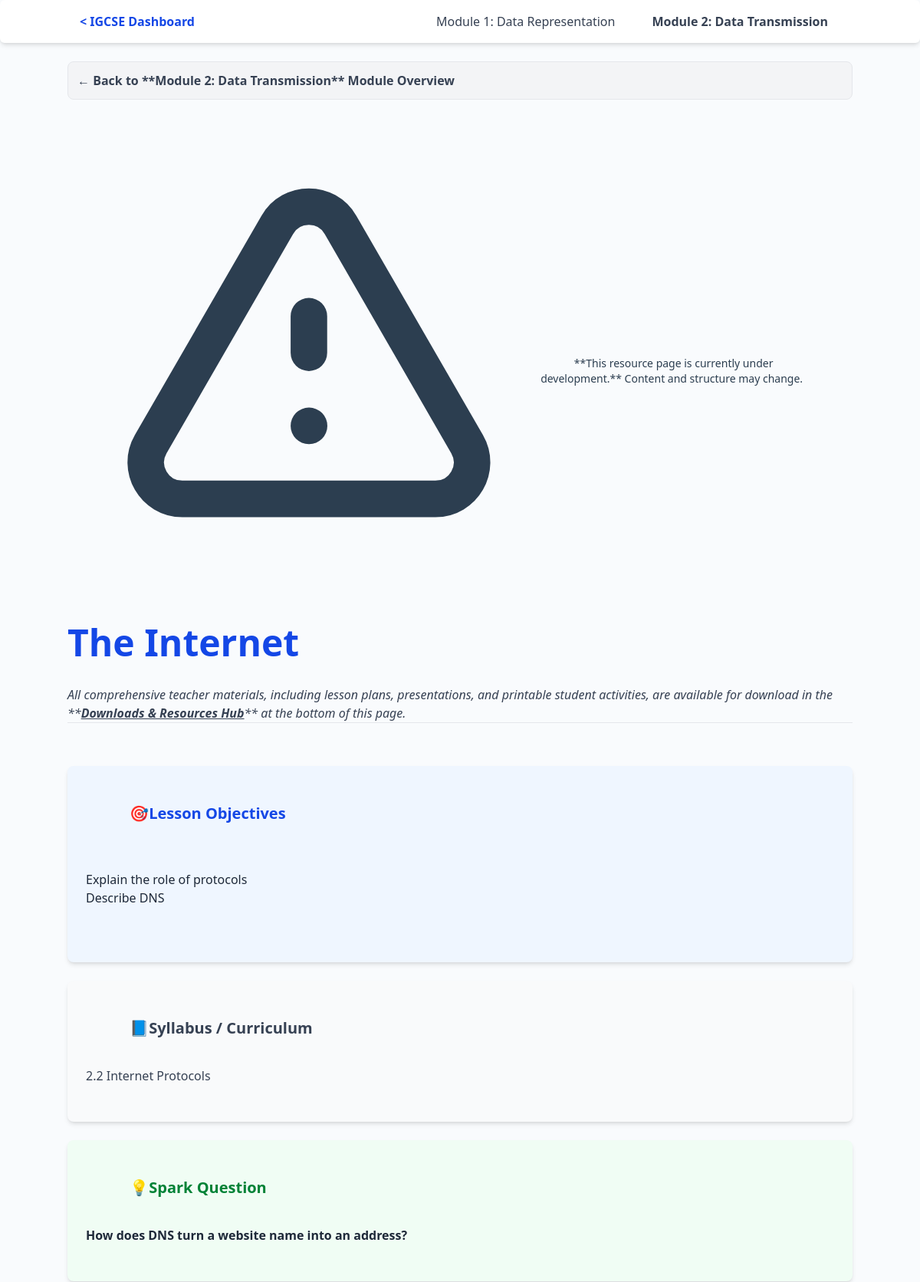
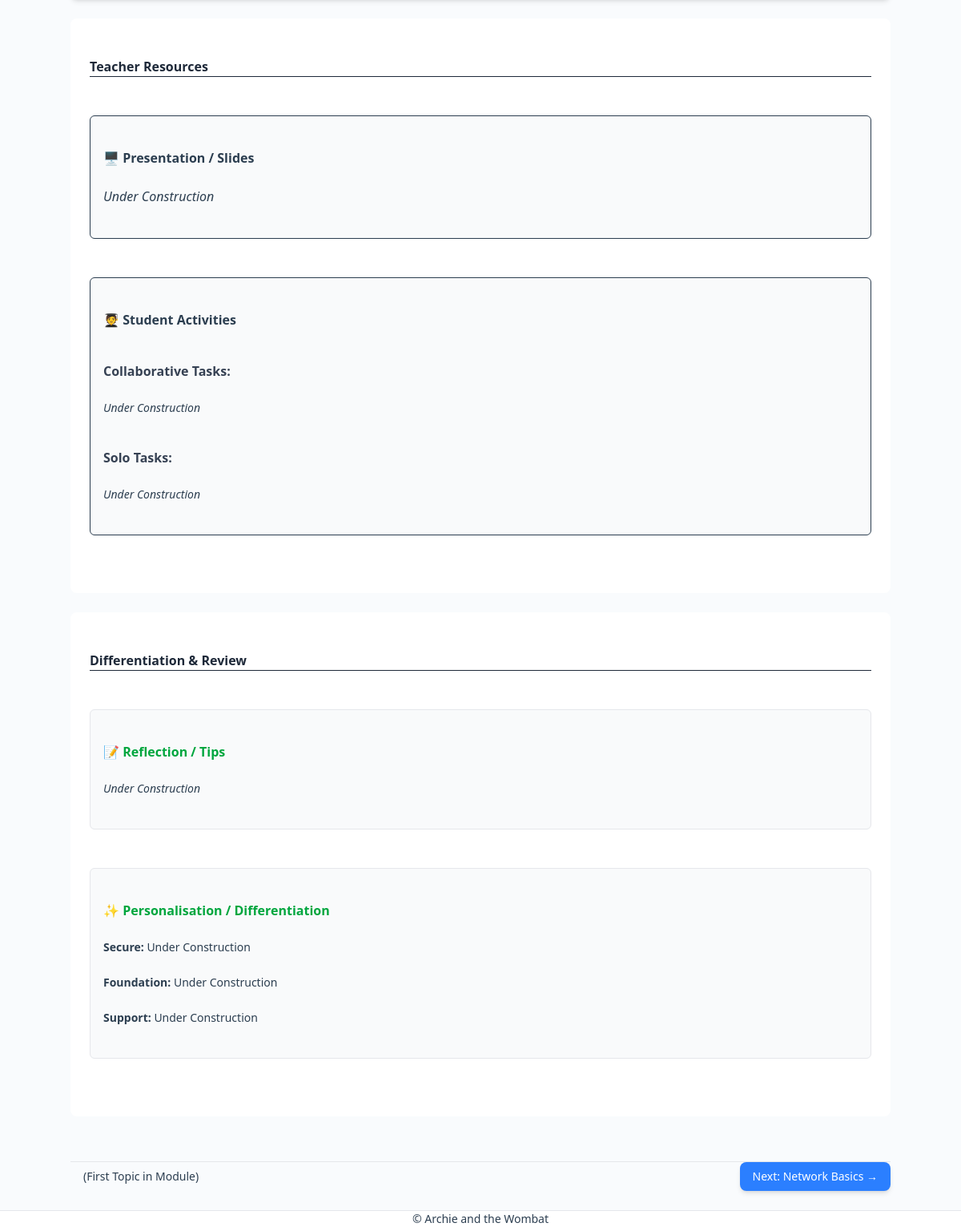
Screenshot of /igcse/module/module-2-data-transmission/the-internet/ with the database file from the repository (2 pictures, top to bottom).
### cam_igcse/models.py (models this page shows, shortened)
class Module(models.Model):
    name = models.CharField(max_length=255)
    slug = models.SlugField(unique=True, blank=True)
    description = models.TextField(blank=True)
    order = models.PositiveIntegerField(default=1)
    class Meta:
        ordering = ['order']

class Topic(models.Model):
    module = models.ForeignKey(Module, related_name='topics', on_delete=models.CASCADE)
    title = models.CharField(max_length=255)
    slug = models.SlugField(unique=True, blank=True)
    short_description = models.TextField(blank=True)
    order = models.PositiveIntegerField(default=1)
    is_free = models.BooleanField(default=False)
    learning_objectives = models.TextField(blank=True)
    syllabus_snapshot = models.TextField(blank=True)
    spark_question = models.TextField(blank=True)
    teacher_presentation = models.TextField(blank=True)
    personalisation_secure = models.TextField(blank=True)
    personalisation_foundation = models.TextField(blank=True)
    personalisation_support = models.TextField(blank=True)
    class Meta:
        ordering = ['order']

### cam_igcse/views.py (the view)
# urls.py: path('module/<slug:module_slug>/<slug:topic_slug>/', TopicDetailView.as_view(), name='topic_detail'),
class TopicDetailView(View):
    def get(self, request, module_slug, topic_slug, *args, **kwargs):
        exercise_prefetch = Prefetch(
            'exercises',
            queryset=Exercise.objects.all().order_by('order'),
            to_attr='exercise_list'
        )
        material_prefetch = Prefetch(
            'materials',
            queryset=Material.objects.all().order_by('order'),
            to_attr='download_list' # Renamed for template compatibility
        )
        topic = get_object_or_404(
            Topic.objects.select_related('module').prefetch_related(exercise_prefetch, material_prefetch),
            module__slug=module_slug,  # Ensures the topic belongs to the correct module
            slug=topic_slug
        )
        all_modules_data = get_all_modules_with_topics()
        all_topics = topic.module.topics.all()
        topic_list = list(all_topics)
        previous_topic = None
        next_topic = None
        try:
            current_index = topic_list.index(topic)
            if current_index > 0:
                previous_topic = topic_list[current_index - 1]
            if current_index < len(topic_list) - 1:
                next_topic = topic_list[current_index + 1]
        except ValueError:
            pass
        context = {
            'module': topic.module,      # Use the module related to the topic
            'topic': topic,
            'all_modules': all_modules_data, # for navbar
            'previous_topic': previous_topic, # NEW
            'next_topic': next_topic,         # NEW
        }
        return render(request, 'learning/topic_detail.html', context)

### cam_igcse/templatetags/exercise_filters.py (called while the page is built)
@register.filter
def filter_by_type(queryset, exercise_type):
    if queryset is not None:
        return queryset.filter(exercise_type=exercise_type)
    return queryset

### cam_igcse/views.py (called while the page is built)
def get_all_modules_with_topics():
    topics_prefetch = Prefetch(
        'topics',
        queryset=Topic.objects.all().order_by('order'),
        to_attr='topic_list' # Stores topics in 'topic_list' attribute
    )
    return Module.objects.all().prefetch_related(topics_prefetch).order_by('order')

### templates/learning/topic_detail.html (shortened to what this page needs)
{% extends "learning/topic_base.html" %}
{% load static %}
{% load exercise_filters %}
{% block content %}
<nav class="mb-8 p-3 bg-gray-100 rounded-lg border border-gray-200">
    <a href="{% url 'cam_igcse:module_detail' module.slug %}"
       class="text-base text-gray-700 hover:text-blue-700 font-semibold transition duration-150 flex items-center">
        &larr; Back to **{{ module.name }}** Module Overview
    </a>
</nav>
<div class="mb-8 p-3 bg-yellow-100 border-l-4 border-yellow-500 rounded-md">
    <div class="flex items-center">
        <p class="text-sm font-medium text-yellow-800">
            **This resource page is currently under development.** Content and structure may change.
        </p>
    </div>
</div>
<h1 class="text-5xl lg:text-6xl font-extrabold text-blue-700 mb-8">
    {{ topic.title }}
</h1>
<p class="text-lg text-gray-700 italic border-b border-gray-200 pb-4 mb-8">
    All comprehensive teacher materials, including lesson plans, presentations, and printable student activities, are available for download in the **<a href="#download-hub" class="text-blue-600 hover:text-blue-800 font-bold underline">Downloads & Resources Hub</a>** at the bottom of this page.
</p>
<div class="space-y-8">
    {% block lesson_objectives %}
    <section class="bg-blue-50 p-6 rounded-lg shadow-md border-l-4 border-blue-500">
        <h2 class="text-xl font-bold text-blue-700 mb-3 flex items-center">
            <span class="mr-2">🎯</span> Lesson Objectives
        </h2>
        {% if topic.learning_objectives %}
            <div class="text-gray-800 text-base space-y-2 list-disc ml-6">
                {{ topic.learning_objectives|safe }}
            </div>
        {% else %}
            <p class="italic text-gray-500">Under Construction</p>
        {% endif %}
    </section>
    {% endblock %}
        {% block syllabus %}
    <section class="bg-gray-50 p-6 rounded-lg shadow-md border-l-4 border-gray-300">
        <h2 class="text-xl font-bold text-gray-700 mb-3 flex items-center">
            <span class="mr-2">📘</span> Syllabus / Curriculum
        </h2>
        {% if topic.syllabus_snapshot %}
            <p class="text-gray-700">{{ topic.syllabus_snapshot|safe }}</p>
        {% else %}
            <p class="italic text-gray-500">Under Construction</p>
        {% endif %}
    </section>
    {% endblock %}
        {% block spark_question %}
    <section class="bg-green-50 p-6 rounded-lg shadow-md border-l-4 border-green-500">
        <h2 class="text-xl font-bold text-green-700 mb-3 flex items-center">
            <span class="mr-2">💡</span> Spark Question
        </h2>
        {% if topic.spark_question %}
            <p class="text-lg font-semibold text-gray-800">{{ topic.spark_question }}</p>
        {% else %}
            <p class="italic text-gray-500">Under Construction</p>
        {% endif %}
    </section>
    {% endblock %}
        {% block teacher_presentation %}
    <section class="bg-white p-6 rounded-lg shadow-lg">
        <h2 class="text-2xl font-bold text-gray-800 mb-4 border-b pb-2">Teacher Resources</h2>
        <div class="space-y-6">
            <div class="p-4 bg-gray-50 rounded-md border">
                <h3 class="text-lg font-semibold mb-2 text-blue-600">🖥️ Presentation / Slides</h3>
                {% if topic.teacher_presentation %}
                    {{ topic.teacher_presentation|safe }}
                {% else %}
                    <p class="italic text-gray-500">Under Construction</p>
                {% endif %}
            </div>
    {% endblock %}
    {% block student_activities %}
            <div class="p-4 bg-gray-50 rounded-md border">
                <h3 class="text-lg font-semibold mb-2 text-blue-600">🧑‍🎓 Student Activities</h3>
                {% with collaborative_tasks=topic.exercises|filter_by_type:'collaborative' %}
                <h4 class="font-bold mt-4 text-gray-700">Collaborative Tasks:</h4>
                {% if collaborative_tasks %}
                    <ul class="list-disc ml-5 text-gray-800 space-y-1">
                        {% for ex in collaborative_tasks %}
                            <li>{{ ex.description|safe }}</li>
                        {% endfor %}
                    </ul>
                {% else %}
                    <p class="italic text-gray-500 text-sm">Under Construction</p>
                {% endif %}
                {% endwith %}
                {% with solo_tasks=topic.exercises|filter_by_type:'solo' %}
                <h4 class="font-bold mt-4 text-gray-700">Solo Tasks:</h4>
                {% if solo_tasks %}
                    <ul class="list-disc ml-5 text-gray-800 space-y-1">
                        {% for ex in solo_tasks %}
                            <li>{{ ex.description|safe }}</li>
                        {% endfor %}
                    </ul>
                {% else %}
                    <p class="italic text-gray-500 text-sm">Under Construction</p>
                {% endif %}
                {% endwith %}
            </div>
    {% endblock %}
        </div>
    </section>
        {% block reflection %}
    <section class="bg-white p-6 rounded-lg shadow-lg">
        <h2 class="text-2xl font-bold text-gray-800 mb-4 border-b pb-2">Differentiation & Review</h2>
        <div class="space-y-6">
            <div class="p-4 bg-gray-50 rounded-md border border-gray-200">
                <h3 class="text-lg font-semibold mb-2 text-green-600">📝 Reflection / Tips</h3>
                {% with reflection_notes=topic.exercises|filter_by_type:'reflection' %}
                {% if reflection_notes %}
                    <ul class="list-disc ml-5 text-gray-800 space-y-1">
                        {% for note in reflection_notes %}
                            <li>{{ note.description|safe }}</li>
                        {% endfor %}
                    </ul>
                {% else %}
                    <p class="italic text-gray-500 text-sm">Under Construction</p>
                {% endif %}
                {% endwith %}
            </div>
    {% endblock %}
    {% block personalisation %}
            <div class="p-4 bg-gray-50 rounded-md border border-gray-200">
                <h3 class="text-lg font-semibold mb-2 text-green-600">✨ Personalisation / Differentiation</h3>
                <p class="mb-1 text-sm"><strong class="text-gray-900">Secure:</strong> {{ topic.personalisation_secure|default:"Under Construction"|safe }}</p>
                <p class="mb-1 text-sm"><strong class="text-gray-900">Foundation:</strong> {{ topic.personalisation_foundation|default:"Under Construction"|safe }}</p>
                <p class="text-sm"><strong class="text-gray-900">Support:</strong> {{ topic.personalisation_support|default:"Under Construction"|safe }}</p>
            </div>
        </div>
    </section>
    {% endblock %}
</div>
<div class="flex justify-between mt-8 pt-4 border-t border-gray-200">
    {% if previous_topic %}
        <a href="{% url 'cam_igcse:topic_detail' module.slug previous_topic.slug %}"
           class="inline-flex items-center px-4 py-2 text-sm font-medium text-white bg-blue-500 rounded-lg hover:bg-blue-600 transition duration-150 shadow-md">
            &larr; Previous: {{ previous_topic.title }}
        </a>
    {% else %}
        <span class="px-4 py-2 text-sm text-gray-400">
            (First Topic in Module)
        </span>
    {% endif %}
    {% if next_topic %}
        <a href="{% url 'cam_igcse:topic_detail' module.slug next_topic.slug %}"
           class="inline-flex items-center px-4 py-2 text-sm font-medium text-white bg-blue-500 rounded-lg hover:bg-blue-600 transition duration-150 shadow-md ml-auto">
            Next: {{ next_topic.title }} &rarr;
        </a>
    {% else %}
        <span class="px-4 py-2 text-sm text-gray-400 ml-auto">
            (End of Module)
        </span>
    {% endif %}
</div>
{% endblock %}

### templates/learning/learning_base.html (shortened to what this page needs)
{% load static %}
<!DOCTYPE html>
<html lang="en">
<head>
    <link rel="stylesheet" href="{% static 'css/tailwind.css' %}">
    <link rel="stylesheet" href="{% static 'css/educator_dashboard.css' %}">
</head>
<body class="bg-gray-50 text-gray-800">
    <nav class="module-navbar bg-white shadow-md rounded-md">
        <div class="container mx-auto flex justify-between items-center p-4">
            <a href="{% url 'cam_igcse:dashboard' %}" class="nav-brand font-bold text-blue-700 flex items-center">
                < IGCSE Dashboard
            </a>
            <ul class="nav-links hidden md:flex gap-1">
                {% for m in all_modules %}
                    <li class="nav-item relative group">
                        <a href="{% url 'cam_igcse:module_detail' m.slug %}"
                           class="px-4 py-2 rounded-lg text-gray-700 hover:bg-blue-500 hover:text-white transition duration-150
                           {% if module and m.slug == module.slug %}bg-blue-100 text-blue-700 font-bold{% endif %}">
                            {{ m.name }}
                        </a>
                    </li>
                {% endfor %}
            </ul>
        </div>
    </nav>
    <main id="igcse-main-dashboard" class="py-6">
        <div class="container mx-auto">
            {% block content %}{% endblock %}
        </div>
    </main>
<footer class="site-footer mt-12 py-4 border-t border-gray-200 bg-white text-center text-gray-500 text-sm">
        © Archie and the Wombat
    </footer>
</body>
</html>

### static/css/educator_dashboard.css (style rules this page uses)
:root { --pro-blue: #3A8DFF; --pro-text: #2C3E50; --pro-light-bg: #F9FBFD; --brand-red: #E60000; --brand-blue: #4a90e2; }
body { background-color: var(--pro-light-bg); color: var(--pro-text); }
*, *::before, *::after { box-sizing: border-box; }
#igcse-main-dashboard { width: 100%; max-width: 1200px; margin-left: auto; margin-right: auto; padding-left: 30px !important; padding-right: 30px !important; overflow-x: hidden; }
.module-navbar { height: 40px !important; min-height: 40px !important; background-color: #fff; border-radius: 8px; box-shadow: 0 4px 12px rgba(0,0,0,0.08); position: sticky; top: 0; z-index: 50; margin-bottom: 15px; padding: 0 !important; }
.nav-brand { display: flex !important; align-items: center !important; font-weight: 600; color: var(--pro-blue); font-size: 0.9rem !important; text-decoration: none; transition: color 0.2s; }
.nav-links { display: none !important; list-style: none; padding: 0 !important; margin: 0 !important; }
.nav-links li { display: inline-block !important; margin-left: 0.75rem; }
.nav-links a { padding: 0.3rem 0.6rem !important; border-radius: 4px; text-decoration: none; color: var(--pro-text); font-weight: 500; font-size: 0.9rem; }
@media (min-width: 768px) { .nav-links { position: static !important; display: flex !important; align-items: center !important; background-color: transparent !important; box-shadow: none !important; } }

### rows the page displays
Module: name "Module 1: Data Representation"
Module: name "Module 2: Data Transmission"
Topic: title "The Internet", learning_objectives "Explain the role of protocols Describe DNS", syllabus_snapshot "2.2 Internet Protocols", spark_question "How does DNS turn a website name into an address?", personalisation_secure "Under Construction", personalisation_foundation "Under Construction", personalisation_support "Under Construction"
Topic: title "Network Basics"
